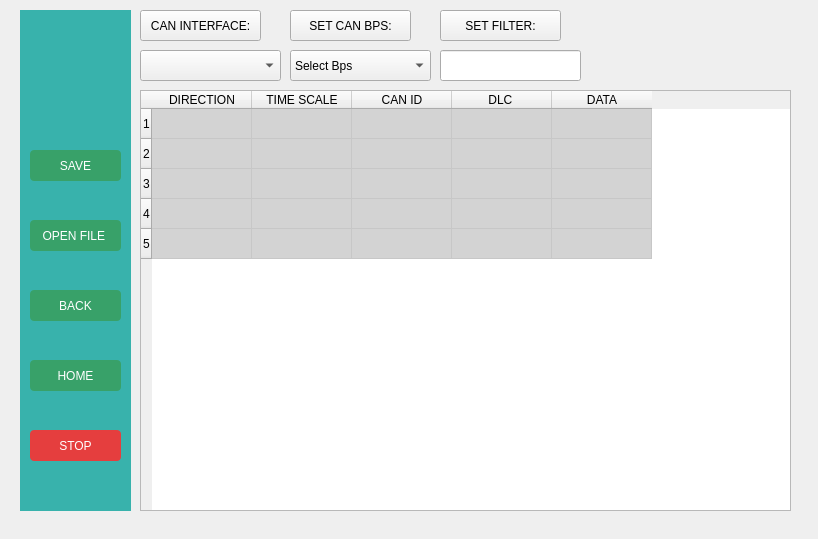
<?xml version="1.0" encoding="UTF-8"?>
<ui version="4.0">
 <class>Honda_monitor</class>
 <widget class="QDialog" name="Honda_monitor">
  <property name="geometry">
   <rect>
    <x>0</x>
    <y>0</y>
    <width>818</width>
    <height>539</height>
   </rect>
  </property>
  <property name="windowTitle">
   <string>Dialog</string>
  </property>
  <widget class="QTableWidget" name="tableWidgetData">
   <property name="geometry">
    <rect>
     <x>140</x>
     <y>90</y>
     <width>651</width>
     <height>421</height>
    </rect>
   </property>
   <property name="styleSheet">
    <string notr="true">QTableWidget::item { background-color: #D3D3D3; }
</string>
   </property>
   <property name="rowCount">
    <number>5</number>
   </property>
   <property name="columnCount">
    <number>5</number>
   </property>
   <row/>
   <row/>
   <row/>
   <row/>
   <row/>
   <column>
    <property name="text">
     <string>DIRECTION</string>
    </property>
   </column>
   <column>
    <property name="text">
     <string>TIME SCALE</string>
    </property>
   </column>
   <column>
    <property name="text">
     <string>CAN ID</string>
    </property>
   </column>
   <column>
    <property name="text">
     <string>DLC </string>
    </property>
   </column>
   <column>
    <property name="text">
     <string>DATA</string>
    </property>
   </column>
  </widget>
  <widget class="QWidget" name="sidebar" native="true">
   <property name="geometry">
    <rect>
     <x>20</x>
     <y>10</y>
     <width>111</width>
     <height>501</height>
    </rect>
   </property>
   <property name="styleSheet">
    <string notr="true">background-color: #38B2AC;
</string>
   </property>
   <widget class="QPushButton" name="buttonHome">
    <property name="geometry">
     <rect>
      <x>10</x>
      <y>350</y>
      <width>91</width>
      <height>31</height>
     </rect>
    </property>
    <property name="styleSheet">
     <string notr="true">background-color: #38A169; color: white;
border-radius: 4px;</string>
    </property>
    <property name="text">
     <string>HOME</string>
    </property>
   </widget>
   <widget class="QPushButton" name="buttonReturn">
    <property name="geometry">
     <rect>
      <x>10</x>
      <y>280</y>
      <width>91</width>
      <height>31</height>
     </rect>
    </property>
    <property name="styleSheet">
     <string notr="true">background-color: #38A169; color: white;
border-radius: 4px;</string>
    </property>
    <property name="text">
     <string>BACK</string>
    </property>
   </widget>
   <widget class="QPushButton" name="buttonSave">
    <property name="geometry">
     <rect>
      <x>10</x>
      <y>140</y>
      <width>91</width>
      <height>31</height>
     </rect>
    </property>
    <property name="styleSheet">
     <string notr="true">background-color: #38A169; color: white;
border-radius: 4px;</string>
    </property>
    <property name="text">
     <string>SAVE</string>
    </property>
   </widget>
   <widget class="QLabel" name="labelMazda">
    <property name="geometry">
     <rect>
      <x>10</x>
      <y>10</y>
      <width>91</width>
      <height>101</height>
     </rect>
    </property>
    <property name="styleSheet">
     <string notr="true">image: url(:/Assets/result_mazda-logo-2018-vertical-download.png);</string>
    </property>
    <property name="text">
     <string/>
    </property>
   </widget>
   <widget class="QPushButton" name="buttonStop">
    <property name="geometry">
     <rect>
      <x>10</x>
      <y>420</y>
      <width>91</width>
      <height>31</height>
     </rect>
    </property>
    <property name="styleSheet">
     <string notr="true">background-color: #E53E3E; color: white;
border-radius: 4px;</string>
    </property>
    <property name="text">
     <string>STOP</string>
    </property>
   </widget>
   <widget class="QPushButton" name="buttonOpenFile">
    <property name="geometry">
     <rect>
      <x>10</x>
      <y>210</y>
      <width>91</width>
      <height>31</height>
     </rect>
    </property>
    <property name="styleSheet">
     <string notr="true">background-color: #38A169; color: white;
border-radius: 4px;</string>
    </property>
    <property name="text">
     <string>OPEN FILE </string>
    </property>
   </widget>
  </widget>
  <widget class="QPushButton" name="btCANFilter">
   <property name="geometry">
    <rect>
     <x>440</x>
     <y>10</y>
     <width>121</width>
     <height>31</height>
    </rect>
   </property>
   <property name="text">
    <string>SET FILTER:</string>
   </property>
  </widget>
  <widget class="QComboBox" name="cmbCANBaudRate">
   <property name="geometry">
    <rect>
     <x>290</x>
     <y>50</y>
     <width>141</width>
     <height>31</height>
    </rect>
   </property>
   <item>
    <property name="text">
     <string>Select Bps</string>
    </property>
   </item>
   <item>
    <property name="text">
     <string>125000</string>
    </property>
   </item>
   <item>
    <property name="text">
     <string>250000</string>
    </property>
   </item>
   <item>
    <property name="text">
     <string>500000</string>
    </property>
   </item>
   <item>
    <property name="text">
     <string>1000000</string>
    </property>
   </item>
   <item>
    <property name="text">
     <string>2000000</string>
    </property>
   </item>
  </widget>
  <widget class="QComboBox" name="cmbCANInterface">
   <property name="geometry">
    <rect>
     <x>140</x>
     <y>50</y>
     <width>141</width>
     <height>31</height>
    </rect>
   </property>
  </widget>
  <widget class="QLineEdit" name="IDFilter">
   <property name="geometry">
    <rect>
     <x>440</x>
     <y>50</y>
     <width>141</width>
     <height>31</height>
    </rect>
   </property>
  </widget>
  <widget class="QPushButton" name="btCANbps">
   <property name="geometry">
    <rect>
     <x>290</x>
     <y>10</y>
     <width>121</width>
     <height>31</height>
    </rect>
   </property>
   <property name="text">
    <string>SET CAN BPS:</string>
   </property>
  </widget>
  <widget class="QPushButton" name="btCANInterface">
   <property name="geometry">
    <rect>
     <x>140</x>
     <y>10</y>
     <width>121</width>
     <height>31</height>
    </rect>
   </property>
   <property name="text">
    <string>CAN INTERFACE:</string>
   </property>
  </widget>
 </widget>
 <resources/>
 <connections/>
</ui>
